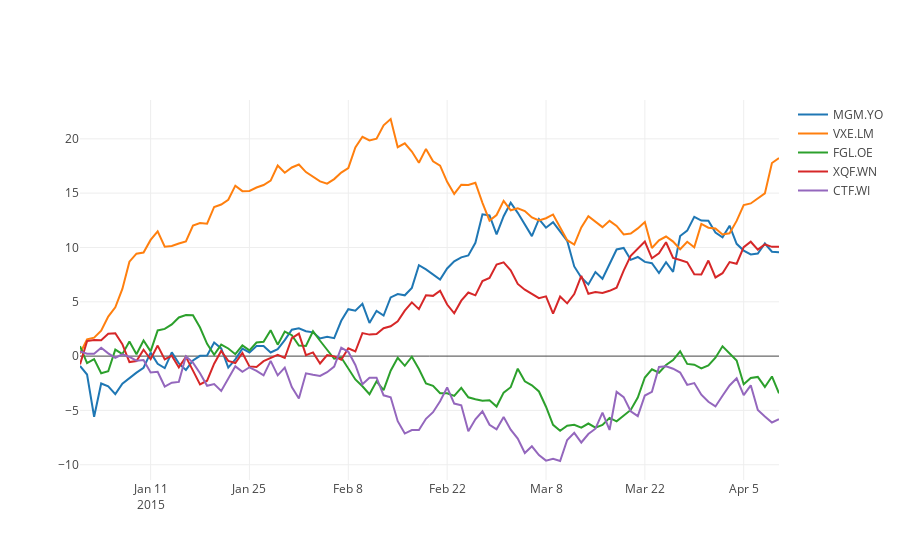

Notebook code for this chart:
### Markdown cell above
**Way 1**

### Code cell
iplot([{
    'x': time.index,
    'y': time[col],
    'name': col
}  for col in time.columns], filename='cufflinks/simple-line')
